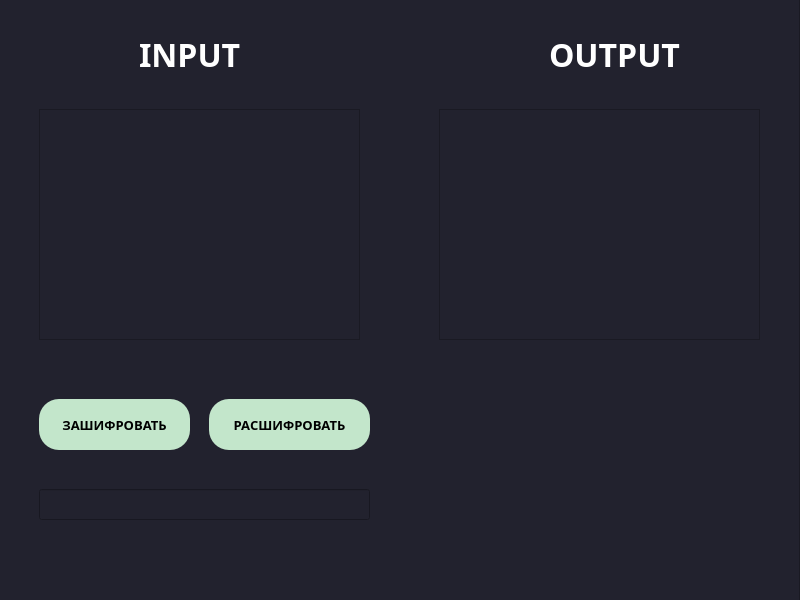
<?xml version="1.0" encoding="UTF-8"?>
<ui version="4.0">
 <class>MainWindow</class>
 <widget class="QMainWindow" name="MainWindow">
  <property name="geometry">
   <rect>
    <x>0</x>
    <y>0</y>
    <width>800</width>
    <height>600</height>
   </rect>
  </property>
  <property name="windowTitle">
   <string>MainWindow</string>
  </property>
  <widget class="QWidget" name="centralwidget">
   <property name="styleSheet">
    <string notr="true">background-color: #22222e</string>
   </property>
   <widget class="QFrame" name="frame">
    <property name="geometry">
     <rect>
      <x>-1</x>
      <y>-1</y>
      <width>801</width>
      <height>611</height>
     </rect>
    </property>
    <property name="frameShape">
     <enum>QFrame::StyledPanel</enum>
    </property>
    <property name="frameShadow">
     <enum>QFrame::Raised</enum>
    </property>
    <widget class="QLabel" name="label">
     <property name="geometry">
      <rect>
       <x>140</x>
       <y>10</y>
       <width>141</width>
       <height>91</height>
      </rect>
     </property>
     <property name="font">
      <font>
       <family>Segoe UI Black</family>
       <pointsize>24</pointsize>
       <weight>75</weight>
       <bold>true</bold>
      </font>
     </property>
     <property name="styleSheet">
      <string notr="true">color:white</string>
     </property>
     <property name="text">
      <string>INPUT</string>
     </property>
    </widget>
    <widget class="QPushButton" name="pushButton">
     <property name="geometry">
      <rect>
       <x>40</x>
       <y>400</y>
       <width>151</width>
       <height>51</height>
      </rect>
     </property>
     <property name="font">
      <font>
       <family>Segoe UI Black</family>
       <pointsize>10</pointsize>
       <weight>75</weight>
       <bold>true</bold>
      </font>
     </property>
     <property name="styleSheet">
      <string notr="true">QPushButton {
	color: black;
	background-color: #c3e6cb;
	border-radius: 20px;
}

</string>
     </property>
     <property name="text">
      <string>ЗАШИФРОВАТЬ</string>
     </property>
    </widget>
    <widget class="QPushButton" name="pushButton_2">
     <property name="geometry">
      <rect>
       <x>210</x>
       <y>400</y>
       <width>161</width>
       <height>51</height>
      </rect>
     </property>
     <property name="font">
      <font>
       <family>Segoe UI Black</family>
       <pointsize>10</pointsize>
       <weight>75</weight>
       <bold>true</bold>
      </font>
     </property>
     <property name="styleSheet">
      <string notr="true">QPushButton {
	color: black;
	background-color: #c3e6cb;
	border-radius: 20px;
}

</string>
     </property>
     <property name="text">
      <string>РАСШИФРОВАТЬ</string>
     </property>
    </widget>
    <widget class="QLineEdit" name="lineEdit">
     <property name="geometry">
      <rect>
       <x>40</x>
       <y>490</y>
       <width>331</width>
       <height>31</height>
      </rect>
     </property>
     <property name="styleSheet">
      <string notr="true">color:white</string>
     </property>
    </widget>
    <widget class="QLabel" name="label_2">
     <property name="geometry">
      <rect>
       <x>550</x>
       <y>10</y>
       <width>141</width>
       <height>91</height>
      </rect>
     </property>
     <property name="font">
      <font>
       <family>Segoe UI Black</family>
       <pointsize>24</pointsize>
       <weight>75</weight>
       <bold>true</bold>
      </font>
     </property>
     <property name="styleSheet">
      <string notr="true">color:white</string>
     </property>
     <property name="text">
      <string>OUTPUT</string>
     </property>
    </widget>
    <widget class="QGraphicsView" name="graphicsView">
     <property name="geometry">
      <rect>
       <x>40</x>
       <y>110</y>
       <width>321</width>
       <height>231</height>
      </rect>
     </property>
    </widget>
    <widget class="QGraphicsView" name="graphicsView_2">
     <property name="geometry">
      <rect>
       <x>440</x>
       <y>110</y>
       <width>321</width>
       <height>231</height>
      </rect>
     </property>
    </widget>
    <widget class="QLabel" name="label_3">
     <property name="geometry">
      <rect>
       <x>440</x>
       <y>490</y>
       <width>311</width>
       <height>21</height>
      </rect>
     </property>
     <property name="styleSheet">
      <string notr="true">color:white</string>
     </property>
     <property name="text">
      <string/>
     </property>
    </widget>
   </widget>
  </widget>
 </widget>
 <resources/>
 <connections/>
</ui>
